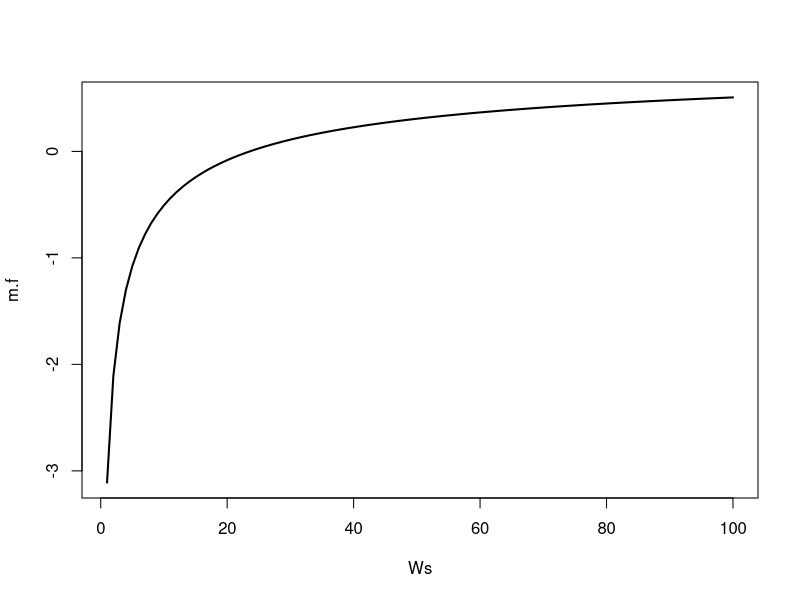
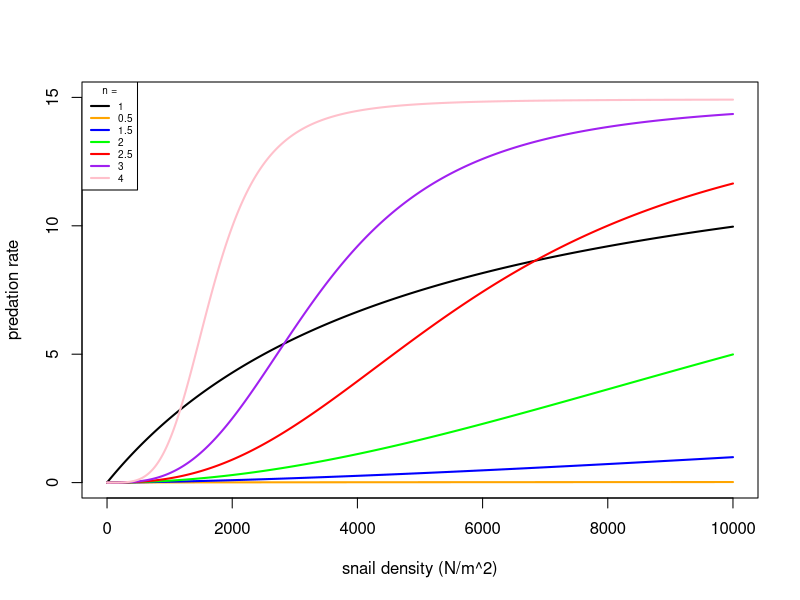
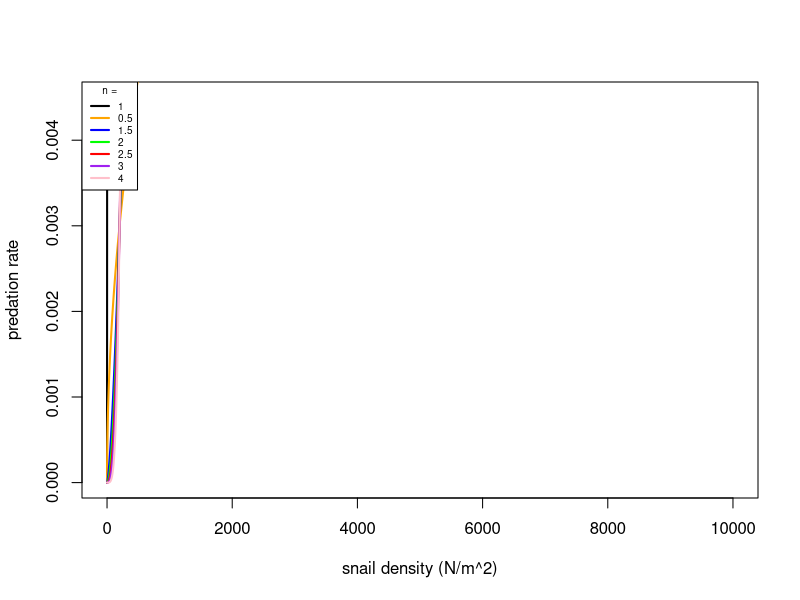

These charts were generated, in order, by the following R code: (Note: this script raises an error after producing the figures.)
Ws = c(1:100)
k = 0.2
m.f = as.numeric()

fx<-function(x, mean.worm = W, clump = k){
  (1-cos(x))/((1+((mean.worm/(clump+mean.worm))*cos(x)))^(1+clump))
}

for(i in 1:length(Ws)){
  W = Ws[i]
  m.f[i] = 1 - ((1-(W/(W+k)))^(1+k)/2*pi)*(integrate(fx, 0, 2*pi)$value)
}

plot(Ws, m.f, type='l', lwd = 2)

#Pred functional response ####################
dens = seq(0,10000,1)

psis1 = as.numeric()
psis0.5 = as.numeric()
psis1.5 = as.numeric()
psis2 = as.numeric()
psis2.5 = as.numeric()
psis3 = as.numeric()
psis4 = as.numeric()

alpha = 0.003
Th.use = 0.067

#get.psi = function(N, n){
#  psi = (alpha*(N^n)) / (1+alpha*Th.use*(N^n))
#  psi
#}

#get.psi(N = 5000/200, n =2)

for(i in 1:length(dens)){
  N = dens[i]
  psis1[i] = (alpha*(N^1)) / (1+alpha*Th.use*(N^1))
}

for(i in 1:length(dens)){
  N = dens[i]
  psis0.5[i] = (alpha*((N/200)^0.5)) / (1+alpha*Th.use*((N/200)^0.5))
}

for(i in 1:length(dens)){
  N = dens[i]
  psis1.5[i] = (alpha*((N/200)^1.5)) / (1+alpha*Th.use*((N/200)^1.5))
}

for(i in 1:length(dens)){
  N = dens[i]
  psis2[i] = (alpha*((N/200)^2)) / (1+alpha*Th.use*((N/200)^2))
}

for(i in 1:length(dens)){
  N = dens[i]
  psis2.5[i] = (alpha*((N/200)^2.5)) / (1+alpha*Th.use*((N/200)^2.5))
}

for(i in 1:length(dens)){
  N = dens[i]
  psis3[i] = (alpha*((N/200)^3)) / (1+alpha*Th.use*((N/200)^3))
}

for(i in 1:length(dens)){
  N = dens[i]
  psis4[i] = (alpha*((N/200)^4)) / (1+alpha*Th.use*((N/200)^4))
}


plot(dens, psis1, type='l', lwd=2, ylim = c(0, 15), xlab = 'snail density (N/m^2)', ylab = 'predation rate')
  lines(dens, psis0.5, lwd = 2, col = 'orange')
  lines(dens, psis1.5, lwd = 2, col = 'blue')
  lines(dens, psis2, lwd = 2, col = 'green')
  lines(dens, psis2.5, lwd = 2, col = 'red')
  lines(dens, psis3, lwd = 2, col = 'purple')
  lines(dens, psis4, lwd = 2, col = 'pink')
  legend('topleft', lwd = 2, col = c('black', 'orange', 'blue', 'green', 'red', 'purple', 'pink'), 
         legend = c(1,0.5,1.5,2,2.5,3,4), title = 'n =', cex=0.6)
  
plot(dens, psis1, type='l', lwd=2, ylim = c(0,alpha+alpha/2), #xlim = c(0,1.5),
     xlab = 'snail density (N/m^2)', ylab = 'predation rate')
  lines(dens, psis0.5, lwd = 2, col = 'orange')
  lines(dens, psis1.5, lwd = 2, col = 'blue')
  lines(dens, psis2, lwd = 2, col = 'green')
  lines(dens, psis2.5, lwd = 2, col = 'red')
  lines(dens, psis3, lwd = 2, col = 'purple')
  lines(dens, psis4, lwd = 2, col = 'pink')
  legend('topleft', lwd = 2, col = c('black', 'orange', 'blue', 'green', 'red', 'purple', 'pink'), 
         legend = c(1,0.5,1.5,2,2.5,3,4), title = 'n =', cex=0.6) 
  

#Predation function testing############

f_N<-parameters["f_N"]
phi_N<-parameters["phi_N"]
z<-parameters["z"]
mu_N<-parameters["mu_N"]
sigma<-parameters["sigma"]
mu_I<-parameters["mu_I"]
alpha<-parameters["alpha"]
Th<-parameters["Th"]
nn<-parameters['nn']
f_P<-parameters["f_P"]
phi_P<-parameters["phi_P"]
mu_P<-parameters["mu_P"]
mu_W<-parameters["mu_W"]
m<-parameters["m"]
H<-parameters["H"]
mu_H<-parameters["mu_H"]

eq_N<-function(y){
  
  f_N*(1-y/phi_N) - 
    mu_N - 
    P_eq*(alpha*((y)^(nn-1))/(1+alpha*Th*((y)^nn)))
  
} 
nn=2
alpha=0.003
P_eq = 60
curve(eq_N, -10000, 10000)
  abline(h = 0, lty=2)
max(uniroot.all(eq_N, c(0, as.numeric(phi_N))))

tests<-data.frame(muPq = seq(0, p.dead, p.dead/100),
                  P_eq = 0,
                  N_eq4 = 0,
                  N_eq3 = 0,
                  N_eq2 = 0,
                  N_eq2.5 = 0,
                  N_eq1.5 = 0,
                  N_eq1 = 0)

for(i in 1:nrow(tests)){
  tests[i,2] = (1-((tests[i,1]+mu_P)/f_P))*phi_P
  P_eq = tests[i,2]
  nn=4
  tests[i,3] = max(uniroot.all(eq_N, c(0, as.numeric(phi_N))))
  nn=3
  tests[i,4] = max(uniroot.all(eq_N, c(0, as.numeric(phi_N))))
  nn=2
  tests[i,5] = max(uniroot.all(eq_N, c(0, as.numeric(phi_N))))
  nn=2.5
  tests[i,6] = max(uniroot.all(eq_N, c(0, as.numeric(phi_N))))
  nn=1.5
  tests[i,7] = max(uniroot.all(eq_N, c(0, as.numeric(phi_N))))
  nn=1
  tests[i,8] = max(uniroot.all(eq_N, c(0, as.numeric(phi_N))))
  if(tests[i,8] < 0){
    tests[i,8] = 0
  }
}

plot(tests$P_eq, tests$N_eq1, type = 'l', ylim = c(0,max(tests$N_eq1)), lwd = 2,
     xlab = 'Equilibrium predator population (P*)', ylab = 'Equilibrium snail population (N*)')
  lines(tests$P_eq, tests$N_eq3, col = 'purple', lwd = 2, lty=3)
  lines(tests$P_eq, tests$N_eq2, col = 'green', lwd=2, lty = 3)
  lines(tests$P_eq, tests$N_eq4, col = 'pink', lwd=2, lty = 3)
  lines(tests$P_eq, tests$N_eq2.5, col = 'red', lwd=2, lty = 3)
  lines(tests$P_eq, tests$N_eq1.5, col = 'blue', lwd=2, lty = 3)
  legend('topright', lwd = 2, col = c('black', 'blue', 'green', 'red', 'purple', 'pink'), 
         legend = c(1,1.5,2,2.5,3,4), title = 'n =', cex=0.8) 
  
plot(tests$P_eq, tests$N_eq1, type = 'l', ylim = c(0,250), lwd = 2, 
       xlab = 'Equilibrium predator population (P*)', ylab = 'Equilibrium snail population (N*)')
  lines(tests$P_eq, tests$N_eq3, col = 'purple', lwd = 2, lty=3)
  lines(tests$P_eq, tests$N_eq2, col = 'green', lwd=2, lty = 3)
  lines(tests$P_eq, tests$N_eq4, col = 'pink', lwd=2, lty = 3)
  lines(tests$P_eq, tests$N_eq2.5, col = 'red', lwd=2, lty = 3)
  lines(tests$P_eq, tests$N_eq1.5, col = 'blue', lwd=2, lty = 3)
  legend('topright', lwd = 2, col = c('black', 'blue', 'green', 'red', 'purple', 'pink'), 
         legend = c(1,1.5,2,2.5,3,4), title = 'n =', cex=0.8)   

#R0 testing ###############  
  
  get_Ro_beta_lamda_nn<-function(muPq = 0, phi_Nq = 1, beta, lamda, f_Nq = 1, nn=1) #variable parameters to be manipulated
  { 
    f_N<-parameters["f_N"]
    phi_N<-parameters["phi_N"]
    z<-parameters["z"]
    mu_N<-parameters["mu_N"]
    sigma<-parameters["sigma"]
    mu_I<-parameters["mu_I"]
    alpha<-parameters["alpha"]
    Th<-parameters["Th"]
    f_P<-parameters["f_P"]
    phi_P<-parameters["phi_P"]
    mu_P<-parameters["mu_P"]
    mu_W<-parameters["mu_W"]
    m<-parameters["m"]
    H<-parameters["H"]
    mu_H<-parameters["mu_H"]
    
    P_eq<-(1-((muPq+mu_P)/f_P))*phi_P #Equilibrium estimate of P given prawn predator parameters
    
    if(P_eq<0){P_eq=0}
    
    #Equilibrium estimate of N given snail parameters
    N_eq = max(uniroot.all(f = function(y){f_N*(1-y/phi_N) - 
                               mu_N - 
                               (P_eq*alpha*(y/500)^(nn-1))/(1+alpha*Th*(y/500)^nn)}, 
                           c(0, as.numeric(phi_N))))
    
    if(N_eq < 0){
      N_eq = 0
    }

    pred<-(alpha*P_eq*(N_eq/200)^(nn-1))/(1+(alpha*(N_eq/200)^nn*Th))#death rate of snails due to predators given equilibrium estimates of P and N
    
    Ro_est <- sqrt((0.5*beta*H*N_eq*lamda*sigma)/((mu_W+mu_H)*(mu_N+0.3*pred+sigma)*(mu_N+0.3*pred+mu_I)))
    
    return(c(N_eq,P_eq,pred,Ro_est ))
    
  } #End R0 function  
  
  get_Ro_beta_lamda_nn(muPq = 0.08,lamda = lamda.use, beta = beta.use, nn=1)
  
  p.dead = parameters["f_P"] - parameters["mu_P"] #muPq value at which predator population is eliminated 
  
tests2<-data.frame(muPq = seq(0, p.dead, p.dead/100),
                    P_eq = 0,
                    Ro4 = 0,
                    Ro3 = 0,
                    Ro2.5 = 0,
                    Ro2 = 0,
                    Ro1.5 = 0,
                    Ro1 = 0)  

for(i in 1:nrow(tests2)){
  tests2[i,2] = (1-((tests2[i,1]+mu_P)/f_P))*phi_P
  tests2[i,3] = get_Ro_beta_lamda_nn(muPq = tests2[i,1], phi_Nq = 1, beta=beta.use, lamda=lamda.use, f_Nq = 1, nn=4)[4]
  tests2[i,4] = get_Ro_beta_lamda_nn(muPq = tests2[i,1], phi_Nq = 1, beta=beta.use, lamda=lamda.use, f_Nq = 1, nn=3)[4]
  tests2[i,5] = get_Ro_beta_lamda_nn(muPq = tests2[i,1], phi_Nq = 1, beta=beta.use, lamda=lamda.use, f_Nq = 1, nn=2.5)[4]
  tests2[i,6] = get_Ro_beta_lamda_nn(muPq = tests2[i,1], phi_Nq = 1, beta=beta.use, lamda=lamda.use, f_Nq = 1, nn=2)[4]
  tests2[i,7] = get_Ro_beta_lamda_nn(muPq = tests2[i,1], phi_Nq = 1, beta=beta.use, lamda=lamda.use, f_Nq = 1, nn=1.5)[4]
  tests2[i,8] = get_Ro_beta_lamda_nn(muPq = tests2[i,1], phi_Nq = 1, beta=beta.use, lamda=lamda.use, f_Nq = 1, nn=1)[4]
}

plot(tests2$P_eq, tests2$Ro1, type = 'l', ylim = c(0,max(tests2$Ro1)), lwd = 2,
     xlab = 'Equilibrium predator population (P*)', ylab = 'R0 estimate')
  lines(tests2$P_eq, tests2$Ro3, col = 'purple', lwd = 2, lty=3)
  lines(tests2$P_eq, tests2$Ro2, col = 'green', lwd=2, lty = 3)
  lines(tests2$P_eq, tests2$Ro2.5, col = 'red', lwd=2, lty = 3)
  lines(tests2$P_eq, tests2$Ro1.5, col = 'blue', lwd=2, lty = 3)
  lines(tests2$P_eq, tests2$Ro4, col = 'pink', lwd=2, lty = 3)
  legend('topright', lwd = 2, col = c('black', 'blue', 'green', 'red', 'purple', 'pink'), 
         legend = c(1,1.5,2,2.5,3,4), title = 'n =', cex=0.8)  
  
plot(tests2$P_eq, tests2$Ro1, type = 'l', ylim = c(0,0.75), lwd = 2,
       xlab = 'Equilibrium predator population (P*)', ylab = 'R0 estimate')
  lines(tests2$P_eq, tests2$Ro3, col = 'purple', lwd = 2, lty=3)
  lines(tests2$P_eq, tests2$Ro2, col = 'green', lwd=2, lty = 3)
  lines(tests2$P_eq, tests2$Ro2.5, col = 'red', lwd=2, lty = 3)
  lines(tests2$P_eq, tests2$Ro1.5, col = 'blue', lwd=2, lty = 3)
  lines(tests2$P_eq, tests2$Ro4, col = 'pink', lwd=2, lty = 3)
  legend('topright', lwd = 2, col = c('black', 'blue', 'green', 'red', 'purple', 'pink'), 
         legend = c(1,1.5,2,2.5,3,4), title = 'n =', cex=0.8)   
  
  
  
  
  
  
  
#With prey refuge #################
  mm = 0.1 #proportion of snails that are protected by refugia
  
#Pred functional response ####################
  dens = seq(0,50,0.1)
  
  psis1 = as.numeric()
  psis0.5 = as.numeric()
  psis1.5 = as.numeric()
  psis2 = as.numeric()
  psis2.5 = as.numeric()
  psis3 = as.numeric()
  psis4 = as.numeric()
  
  alpha = 0.003
  Th.use = 0.067
  
  #get.psi = function(N, n){
  #  psi = (alpha*(N^n)) / (1+alpha*Th.use*(N^n))
  #  psi
  #}
  
  #get.psi(N = 5000/200, n =2)
  
  for(i in 1:length(dens)){
    N = dens[i]
    psis1[i] = (alpha*((1-mm)^1*N^1)) / (1+alpha*Th.use*((1-mm)^1*N^1)^1)
  }
  
  for(i in 1:length(dens)){
    N = dens[i]
    psis0.5[i] = (alpha*((1-mm)^0.5*N^0.5)) / (1+alpha*Th.use*((1-mm)^0.5*N^0.5))
  }
  
  for(i in 1:length(dens)){
    N = dens[i]
    psis1.5[i] = (alpha*((1-mm)^1.5*N^1.5)) / (1+alpha*Th.use*((1-mm)^1.5*N^1.5))
  }
  
  for(i in 1:length(dens)){
    N = dens[i]
    psis2[i] = (alpha*((1-mm)^2*N^2)) / (1+alpha*Th.use*((1-mm)^2*N^2))
  }
  
  for(i in 1:length(dens)){
    N = dens[i]
    psis2.5[i] = (alpha*((1-mm)^2.5*N^2.5)) / (1+alpha*Th.use*((1-mm)^2.5*N^2.5))
  }
  
  for(i in 1:length(dens)){
    N = dens[i]
    psis3[i] = (alpha*((1-mm)^3*N^3)) / (1+alpha*Th.use*((1-mm)^3*N^3))
  }
  
  for(i in 1:length(dens)){
    N = dens[i]
    psis4[i] = (alpha*((1-mm)^4*N^4)) / (1+alpha*Th.use*((1-mm)^4*N^4))
  }
  
  
  plot(dens, psis1, type='l', lwd=2, ylim = c(0, 15), xlab = 'snail pop (N)', ylab = 'predation rate')
  lines(dens, psis0.5, lwd = 2, col = 'orange')
  lines(dens, psis1.5, lwd = 2, col = 'blue')
  lines(dens, psis2, lwd = 2, col = 'green')
  lines(dens, psis2.5, lwd = 2, col = 'red')
  lines(dens, psis3, lwd = 2, col = 'purple')
  lines(dens, psis4, lwd = 2, col = 'pink')
  legend('topleft', lwd = 2, col = c('black', 'orange', 'blue', 'green', 'red', 'purple', 'pink'), 
         legend = c(1,0.5,1.5,2,2.5,3,4), title = 'n =', cex=0.8)
  
  plot(dens, psis1, type='l', lwd=2, ylim = c(0,alpha+alpha/2), xlim = c(0,1.5),
       xlab = 'snail pop (N)', ylab = 'predation rate')
  lines(dens, psis0.5, lwd = 2, col = 'orange')
  lines(dens, psis1.5, lwd = 2, col = 'blue')
  lines(dens, psis2, lwd = 2, col = 'green')
  lines(dens, psis2.5, lwd = 2, col = 'red')
  lines(dens, psis3, lwd = 2, col = 'purple')
  lines(dens, psis4, lwd = 2, col = 'pink')
  legend('topleft', lwd = 2, col = c('black', 'orange', 'blue', 'green', 'red', 'purple', 'pink'), 
         legend = c(1,0.5,1.5,2,2.5,3,4), title = 'n =', cex=0.8) 
  
  
#Predation function testing############
  
  f_N<-parameters["f_N"]
  phi_N<-parameters["phi_N"]
  z<-parameters["z"]
  mu_N<-parameters["mu_N"]
  sigma<-parameters["sigma"]
  mu_I<-parameters["mu_I"]
  alpha<-parameters["alpha"]
  Th<-parameters["Th"]
  nn<-parameters['nn']
  f_P<-parameters["f_P"]
  phi_P<-parameters["phi_P"]
  mu_P<-parameters["mu_P"]
  mu_W<-parameters["mu_W"]
  m<-parameters["m"]
  H<-parameters["H"]
  mu_H<-parameters["mu_H"]
  
  eq_N<-function(y){
    
    f_N*(1-y/phi_N) - 
      mu_N - 
      P_eq*((alpha*(1-mm)^(nn-1)*(y/200)^(nn-1))/(1+alpha*Th*(1-mm)^nn*(y/200)^nn))
    
  } 
  
  tests<-data.frame(muPq = seq(0, p.dead, p.dead/100),
                    P_eq = 0,
                    N_eq4 = 0,
                    N_eq3 = 0,
                    N_eq2 = 0,
                    N_eq2.5 = 0,
                    N_eq1.5 = 0,
                    N_eq1 = 0)
  
  for(i in 1:nrow(tests)){
    tests[i,2] = (1-((tests[i,1]+mu_P)/f_P))*phi_P
    P_eq = tests[i,2]
    nn=4
    tests[i,3] = max(uniroot.all(eq_N, c(0, as.numeric(phi_N))))
    nn=3
    tests[i,4] = max(uniroot.all(eq_N, c(0, as.numeric(phi_N))))
    nn=2
    tests[i,5] = max(uniroot.all(eq_N, c(0, as.numeric(phi_N))))
    nn=2.5
    tests[i,6] = max(uniroot.all(eq_N, c(0, as.numeric(phi_N))))
    nn=1.5
    tests[i,7] = max(uniroot.all(eq_N, c(0, as.numeric(phi_N))))
    nn=1
    tests[i,8] = max(uniroot.all(eq_N, c(0, as.numeric(phi_N))))
    if(tests[i,8] < 0){
      tests[i,8] = 0
    }
  }
  
  plot(tests$P_eq, tests$N_eq1, type = 'l', ylim = c(0,max(tests$N_eq1)), lwd = 2,
       xlab = 'Equilibrium predator population (P*)', ylab = 'Equilibrium snail population (N*)')
  lines(tests$P_eq, tests$N_eq3, col = 'purple', lwd = 2, lty=3)
  lines(tests$P_eq, tests$N_eq2, col = 'green', lwd=2, lty = 3)
  lines(tests$P_eq, tests$N_eq4, col = 'pink', lwd=2, lty = 3)
  lines(tests$P_eq, tests$N_eq2.5, col = 'red', lwd=2, lty = 3)
  lines(tests$P_eq, tests$N_eq1.5, col = 'blue', lwd=2, lty = 3)
  legend('topright', lwd = 2, col = c('black', 'blue', 'green', 'red', 'purple', 'pink'), 
         legend = c(1,1.5,2,2.5,3,4), title = 'n =', cex=0.8) 
  
  plot(tests$P_eq, tests$N_eq1, type = 'l', ylim = c(0,250), lwd = 2, 
       xlab = 'Equilibrium predator population (P*)', ylab = 'Equilibrium snail population (N*)')
  lines(tests$P_eq, tests$N_eq3, col = 'purple', lwd = 2, lty=3)
  lines(tests$P_eq, tests$N_eq2, col = 'green', lwd=2, lty = 3)
  lines(tests$P_eq, tests$N_eq4, col = 'pink', lwd=2, lty = 3)
  lines(tests$P_eq, tests$N_eq2.5, col = 'red', lwd=2, lty = 3)
  lines(tests$P_eq, tests$N_eq1.5, col = 'blue', lwd=2, lty = 3)
  legend('topright', lwd = 2, col = c('black', 'blue', 'green', 'red', 'purple', 'pink'), 
         legend = c(1,1.5,2,2.5,3,4), title = 'n =', cex=0.8)   
  
  #R0 testing ###############  
  
  get_Ro_beta_lamda_nn<-function(muPq = 0, phi_Nq = 1, beta, lamda, f_Nq = 1, nn=1) #variable parameters to be manipulated
  { 
    f_N<-parameters["f_N"]
    phi_N<-parameters["phi_N"]
    z<-parameters["z"]
    mu_N<-parameters["mu_N"]
    sigma<-parameters["sigma"]
    mu_I<-parameters["mu_I"]
    alpha<-parameters["alpha"]
    Th<-parameters["Th"]
    f_P<-parameters["f_P"]
    phi_P<-parameters["phi_P"]
    mu_P<-parameters["mu_P"]
    mu_W<-parameters["mu_W"]
    m<-parameters["m"]
    H<-parameters["H"]
    mu_H<-parameters["mu_H"]
    
    P_eq<-(1-((muPq+mu_P)/f_P))*phi_P #Equilibrium estimate of P given prawn predator parameters
    
    if(P_eq<0){P_eq=0}
    
    #Equilibrium estimate of N given snail parameters
    N_eq = max(uniroot.all(f = function(y){f_N*(1-y/phi_N) - 
        mu_N - 
        (P_eq*alpha*(1-mm)^(nn-1)*(y/200)^(nn-1))/(1+alpha*Th*(1-mm)^nn*(y/200)^nn)}, 
        c(0, as.numeric(phi_N))))
    
    if(N_eq < 0){
      N_eq = 0
    }
    
    pred<-(alpha*P_eq*(1-mm)^(nn-1)*(N_eq/200)^(nn-1))/(1+(alpha*(1-mm)^nn*(N_eq/200)^nn*Th))#death rate of snails due to predators given equilibrium estimates of P and N
    
    Ro_est <- sqrt((0.5*beta*H*N_eq*lamda*sigma)/((mu_W+mu_H)*(mu_N+0.3*pred+sigma)*(mu_N+0.3*pred+mu_I)))
    
    return(c(N_eq,P_eq,pred,Ro_est ))
    
  } #End R0 function  
  
  get_Ro_beta_lamda_nn(muPq = 0.08,lamda = lamda.use, beta = beta.use, nn=1)
  
  p.dead = parameters["f_P"] - parameters["mu_P"] #muPq value at which predator population is eliminated 
  
  tests2<-data.frame(muPq = seq(0, p.dead, p.dead/100),
                     P_eq = 0,
                     Ro4 = 0,
                     Ro3 = 0,
                     Ro2.5 = 0,
                     Ro2 = 0,
                     Ro1.5 = 0,
                     Ro1 = 0)  
  
  for(i in 1:nrow(tests2)){
    tests2[i,2] = (1-((tests2[i,1]+mu_P)/f_P))*phi_P
    tests2[i,3] = get_Ro_beta_lamda_nn(muPq = tests2[i,1], phi_Nq = 1, beta=beta.use, lamda=lamda.use, f_Nq = 1, nn=4)[4]
    tests2[i,4] = get_Ro_beta_lamda_nn(muPq = tests2[i,1], phi_Nq = 1, beta=beta.use, lamda=lamda.use, f_Nq = 1, nn=3)[4]
    tests2[i,5] = get_Ro_beta_lamda_nn(muPq = tests2[i,1], phi_Nq = 1, beta=beta.use, lamda=lamda.use, f_Nq = 1, nn=2.5)[4]
    tests2[i,6] = get_Ro_beta_lamda_nn(muPq = tests2[i,1], phi_Nq = 1, beta=beta.use, lamda=lamda.use, f_Nq = 1, nn=2)[4]
    tests2[i,7] = get_Ro_beta_lamda_nn(muPq = tests2[i,1], phi_Nq = 1, beta=beta.use, lamda=lamda.use, f_Nq = 1, nn=1.5)[4]
    tests2[i,8] = get_Ro_beta_lamda_nn(muPq = tests2[i,1], phi_Nq = 1, beta=beta.use, lamda=lamda.use, f_Nq = 1, nn=1)[4]
  }
  
  plot(tests2$P_eq, tests2$Ro1, type = 'l', ylim = c(0,max(tests2$Ro1)), lwd = 2,
       xlab = 'Equilibrium predator population (P*)', ylab = 'R0 estimate')
  lines(tests2$P_eq, tests2$Ro3, col = 'purple', lwd = 2, lty=3)
  lines(tests2$P_eq, tests2$Ro2, col = 'green', lwd=2, lty = 3)
  lines(tests2$P_eq, tests2$Ro2.5, col = 'red', lwd=2, lty = 3)
  lines(tests2$P_eq, tests2$Ro1.5, col = 'blue', lwd=2, lty = 3)
  lines(tests2$P_eq, tests2$Ro4, col = 'pink', lwd=2, lty = 3)
  legend('topright', lwd = 2, col = c('black', 'blue', 'green', 'red', 'purple', 'pink'), 
         legend = c(1,1.5,2,2.5,3,4), title = 'n =', cex=0.8)  
  
  plot(tests2$P_eq, tests2$Ro1, type = 'l', ylim = c(0,0.75), lwd = 2,
       xlab = 'Equilibrium predator population (P*)', ylab = 'R0 estimate')
  lines(tests2$P_eq, tests2$Ro3, col = 'purple', lwd = 2, lty=3)
  lines(tests2$P_eq, tests2$Ro2, col = 'green', lwd=2, lty = 3)
  lines(tests2$P_eq, tests2$Ro2.5, col = 'red', lwd=2, lty = 3)
  lines(tests2$P_eq, tests2$Ro1.5, col = 'blue', lwd=2, lty = 3)
  lines(tests2$P_eq, tests2$Ro4, col = 'pink', lwd=2, lty = 3)
  legend('topright', lwd = 2, col = c('black', 'blue', 'green', 'red', 'purple', 'pink'), 
         legend = c(1,1.5,2,2.5,3,4), title = 'n =', cex=0.8)   
  
  